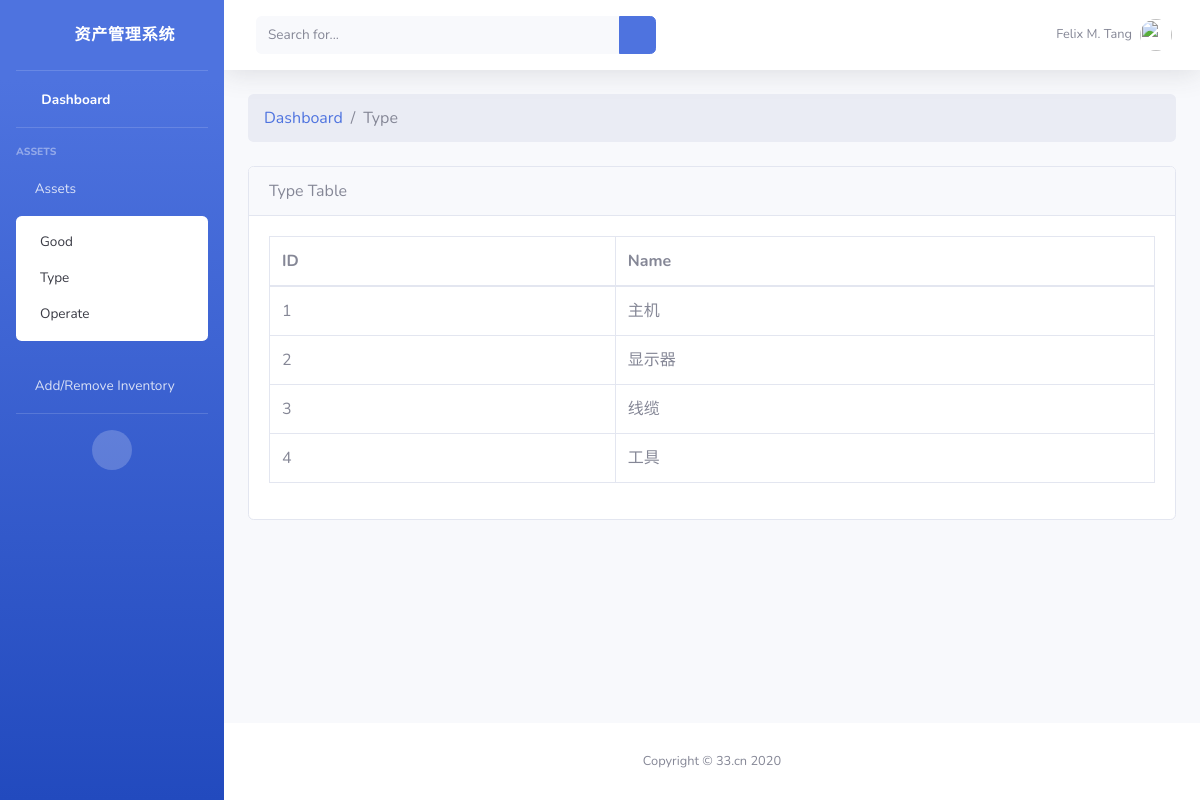
The app's page /type/ with its own data.
### fzm/models.py (models this page shows, shortened)
class Type(models.Model):
    type_name = models.CharField(max_length=200)

### fzm/views.py (the view)
# urls.py: path('type/', views.view_type, name='type'),
def view_type(request):
    type_list = Type.objects.all()
    return render(request, 'fzm/type.html', {
        'type_list': type_list
    })

### fzm/templates/fzm/type.html (shortened to what this page needs)
{% extends "fzm/layout.html" %}
{% block content %}
<ol class="breadcrumb mb-4">
    <li class="breadcrumb-item"><a href="index.html">Dashboard</a></li>
    <li class="breadcrumb-item active">Type</li>
</ol>
<div class="card mb-4">
    <div class="card-header">
        Type Table
    </div>
    <div class="card-body">
        <div class="table-responsive">
            <div id="dataTable_wrapper" class="dataTables_wrapper dt-bootstrap4">
                <div class="row">
                    <div class="col-sm-12">
                        <table class="table table-bordered dataTable" id="dataTable" width="100%" cellspacing="0" role="grid" aria-describedby="dataTable_info" style="width: 100%;">
                            <thead>
                                <tr role="row">
                                    <th class="sorting_asc" tabindex="0" aria-controls="dataTable" rowspan="1" colspan="1" aria-sort="ascending" aria-label="Name: activate to sort column descending" style="width: 159px;">ID</th>
                                    <th class="sorting" tabindex="0" aria-controls="dataTable" rowspan="1" colspan="1" aria-label="Position: activate to sort column ascending" style="width: 248px;">Name</th>
                            </thead>
                            <tbody>
                                {% if type_list %}
                                    {% for type in type_list %}
                                        <tr role="row" class="odd">
                                            <td class="sorting_1">{{ type.id }}</td>
                                            <td class="sorting_1">{{ type.type_name }}</td>
                                        </tr>
                                    {% endfor %}
                                {% else %}
                                    <p>无内容</p>
                                {% endif %}
                            </tbody>
                        </table>
                    </div>
                </div>
            </div>
        </div>
    </div>
</div>
{% endblock %}

### records on screen
Type: id "1", type_name "主机"
Type: id "2", type_name "显示器"
Type: id "3", type_name "线缆"
Type: id "4", type_name "工具"
